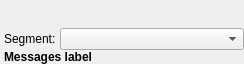
<?xml version="1.0" encoding="UTF-8"?>
<ui version="4.0">
 <class>qMRMLSegmentSelectorWidget</class>
 <widget class="qMRMLWidget" name="qMRMLSegmentSelectorWidget">
  <property name="geometry">
   <rect>
    <x>0</x>
    <y>0</y>
    <width>244</width>
    <height>64</height>
   </rect>
  </property>
  <property name="windowTitle">
   <string>qMRMLSegmentSelectorWidget</string>
  </property>
  <layout class="QVBoxLayout" name="verticalLayout">
   <property name="spacing">
    <number>2</number>
   </property>
   <property name="margin">
    <number>0</number>
   </property>
   <item>
    <widget class="qMRMLNodeComboBox" name="MRMLNodeComboBox_Segmentation">
     <property name="nodeTypes">
      <stringlist>
       <string>vtkMRMLSegmentationNode</string>
      </stringlist>
     </property>
     <property name="addEnabled">
      <bool>false</bool>
     </property>
     <property name="renameEnabled">
      <bool>true</bool>
     </property>
    </widget>
   </item>
   <item>
    <layout class="QVBoxLayout" name="verticalLayout_3">
     <property name="spacing">
      <number>0</number>
     </property>
     <property name="leftMargin">
      <number>4</number>
     </property>
     <item>
      <widget class="QFrame" name="frame_ReferenceVolumeSelection">
       <property name="frameShape">
        <enum>QFrame::NoFrame</enum>
       </property>
       <property name="frameShadow">
        <enum>QFrame::Raised</enum>
       </property>
       <layout class="QHBoxLayout" name="horizontalLayout_5">
        <property name="spacing">
         <number>4</number>
        </property>
        <property name="margin">
         <number>0</number>
        </property>
        <item>
         <widget class="QLabel" name="label_Segment">
          <property name="text">
           <string>Segment:</string>
          </property>
         </widget>
        </item>
        <item>
         <widget class="QComboBox" name="comboBox_Segment">
          <property name="sizePolicy">
           <sizepolicy hsizetype="Expanding" vsizetype="Fixed">
            <horstretch>0</horstretch>
            <verstretch>0</verstretch>
           </sizepolicy>
          </property>
         </widget>
        </item>
       </layout>
      </widget>
     </item>
     <item>
      <widget class="QLabel" name="label_Message">
       <property name="font">
        <font>
         <weight>75</weight>
         <bold>true</bold>
        </font>
       </property>
       <property name="text">
        <string>Messages label</string>
       </property>
      </widget>
     </item>
    </layout>
   </item>
  </layout>
 </widget>
 <customwidgets>
  <customwidget>
   <class>qMRMLNodeComboBox</class>
   <extends>QWidget</extends>
   <header>qMRMLNodeComboBox.h</header>
  </customwidget>
  <customwidget>
   <class>qMRMLWidget</class>
   <extends>QWidget</extends>
   <header>qMRMLWidget.h</header>
   <container>1</container>
  </customwidget>
 </customwidgets>
 <resources/>
 <connections>
  <connection>
   <sender>qMRMLSegmentSelectorWidget</sender>
   <signal>mrmlSceneChanged(vtkMRMLScene*)</signal>
   <receiver>MRMLNodeComboBox_Segmentation</receiver>
   <slot>setMRMLScene(vtkMRMLScene*)</slot>
   <hints>
    <hint type="sourcelabel">
     <x>3</x>
     <y>33</y>
    </hint>
    <hint type="destinationlabel">
     <x>77</x>
     <y>7</y>
    </hint>
   </hints>
  </connection>
 </connections>
</ui>
